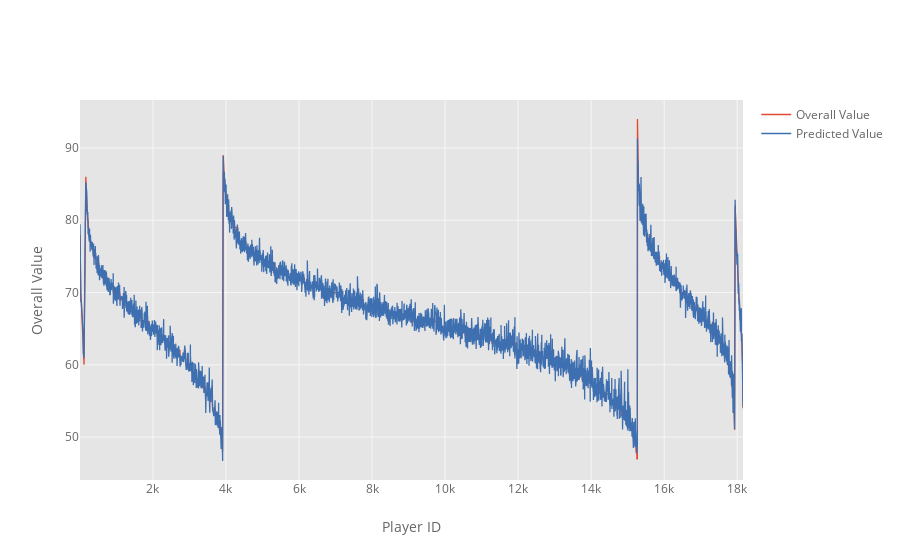

Notebook source saved alongside this figure:
### Code cell
df_ml = pd.DataFrame({'Predicted Value': p,'Overall Value': y_test}, index= X_test.index).sort_index()
df_ml2 = df.loc[X_test.index]
df_ml3 = pd.merge(df_ml, df_ml2, left_index=True, right_index=True)
df_ml3[['Overall Value','Predicted Value']].iplot(kind='line', xTitle='Player ID', yTitle='Overall Value', world_readable=True)

### Figure 1 — Plotly figure (JSON) as saved in the notebook; plotly's stock layout.template omitted (floating-point values rounded to 4 significant figures; data arrays with more than 128 entries replaced by an {"elided": "..."} marker saying what was removed)
{"data": [{"line": {"color": "rgba(226, 74, 51, 1.0)", "dash": "solid", "shape": "linear", "width": 1.3}, "mode": "lines", "name": "Overall Value", "text": "", "type": "scatter", "uid": "b0aecdb1-6aa2-4115-bd49-39fbc47dbb23", "x": {"elided": "4841 int values"}, "y": {"elided": "4841 int values"}}, {"line": {"color": "rgba(62, 111, 176, 1.0)", "dash": "solid", "shape": "linear", "width": 1.3}, "mode": "lines", "name": "Predicted Value", "text": "", "type": "scatter", "uid": "aa54312b-8e8d-4cff-aaa1-632e1ebd0b88", "x": {"elided": "4841 int values"}, "y": {"elided": "4841 float values"}}], "layout": {"legend": {"bgcolor": "#FFFFFF", "font": {"color": "#666666"}}, "paper_bgcolor": "#FFFFFF", "plot_bgcolor": "#E5E5E5", "title": {"font": {"color": "#151516"}}, "xaxis": {"gridcolor": "#F6F6F6", "showgrid": true, "tickfont": {"color": "#666666"}, "title": {"font": {"color": "#666666"}, "text": "Player ID"}, "zerolinecolor": "#F6F6F6"}, "yaxis": {"gridcolor": "#F6F6F6", "showgrid": true, "tickfont": {"color": "#666666"}, "title": {"font": {"color": "#666666"}, "text": "Overall Value"}, "zerolinecolor": "#F6F6F6"}}}
